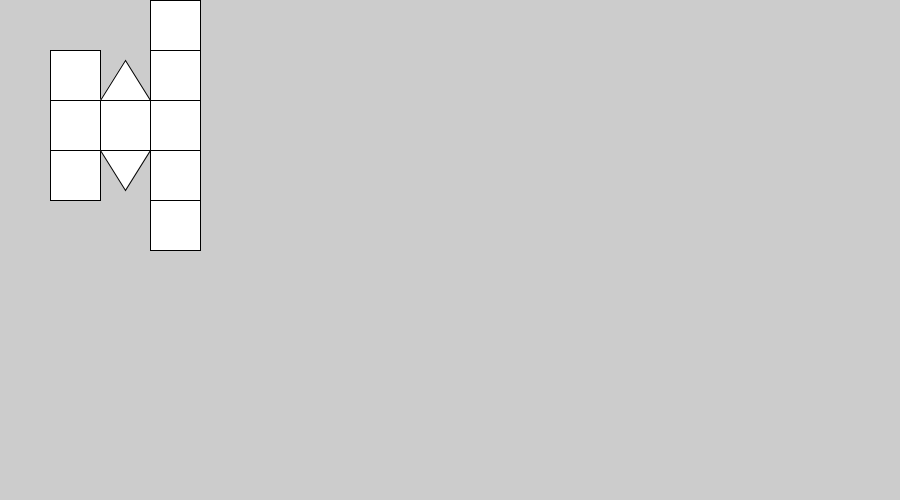
Frame 1 (no input)
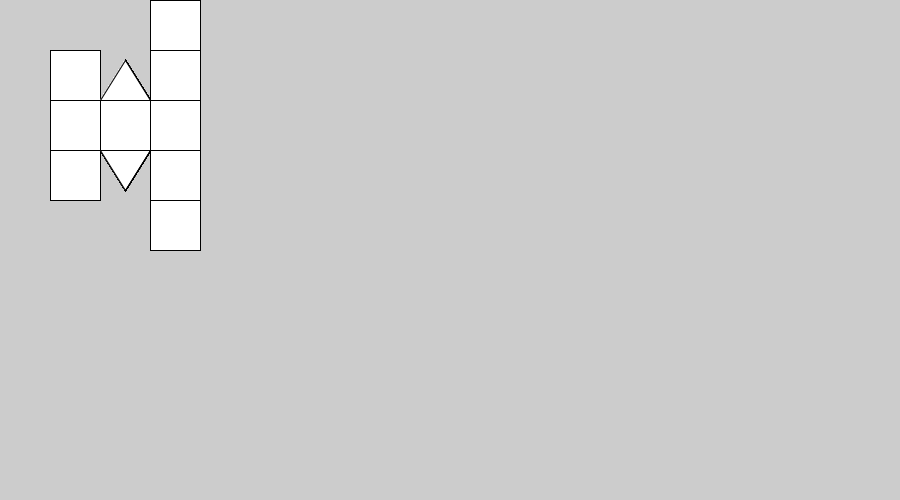
Frame 60 (the mouse pressed at the canvas centre just before this capture)
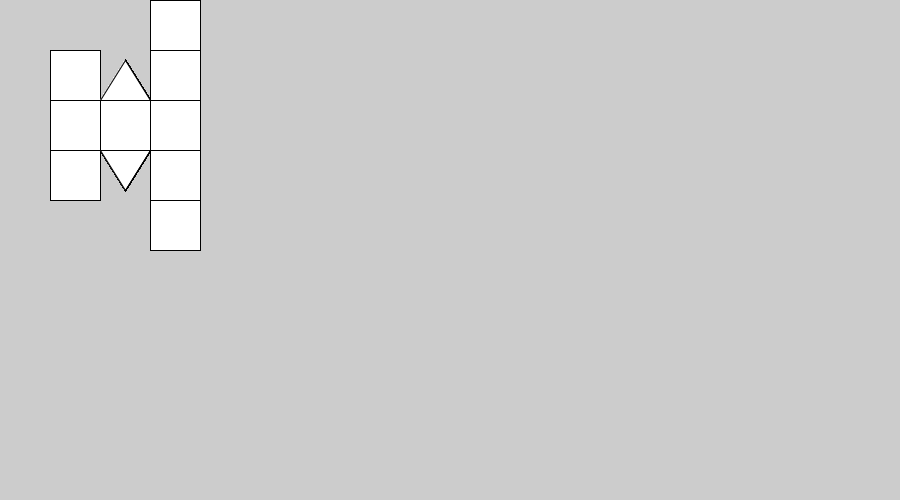
Frame 120 (the mouse held since frame 60 and released just before this capture)

The Processing sketch that drew these frames (run headless with seeded random() and noise(); from frame 60 on, the mouse is pressed at the canvas centre):

// Processing sketch: exercise_023_02
// ── exercise_023_02.pde
/* Owen Grimm
 
 12/4/17
 
 exercise_023_02
 
 drawing Archimedean solid
 */
float r_width= 50; //setting width for rectangle
float r_height= 50; //setting height for rectangle
float ypos=50; //setting original x-postion to base other locations off
float xpos=50; // setting original y-postion to base other locations off
void setup() {
  size (900, 500);
}

void draw () {
  pushMatrix ();
  rect();
  tri();
  //repeat()
  popMatrix();
}
void rect () {
  rect (xpos, ypos, r_width, r_height); //top rect most left column
  rect (xpos, ypos*2, r_width, r_height); //middle rect most left column 
  rect (xpos, ypos*3, r_width, r_height); //bottom rect most left column
  rect (xpos+50, ypos*2, r_width, r_height); //rect between first triangles
  rect (xpos*3, 0, r_width, r_height); //top of rectangles on big column
  rect (xpos*3, ypos, r_width, r_height); //second of rectangles on big column
  rect (xpos*3, ypos*2, r_width, r_height); //middle rectangle on big column
  rect (xpos*3, ypos*3, r_width, r_height); // rectangle bewtween lowest and middle on big column
  rect (xpos*3, ypos*4, r_width, r_height); //lowest rectangle on big column
}
void tri() {
  triangle(xpos+75, ypos+10, xpos+50, ypos*2, xpos+100, ypos*2); //top triangle 1
  triangle(xpos+75, ypos+140, xpos+50, 150, xpos+100, 150); //bottom triangle 1
}
/*void repeat(){
   for (int i=0; i<401; i+=50) {
      rect (xpos+50, ypos*2, r_width, r_height); //rect between first triangles
}
}*/
//was trying to repeat the rest of the figure without writing each coordinate, but didn't figure it out
